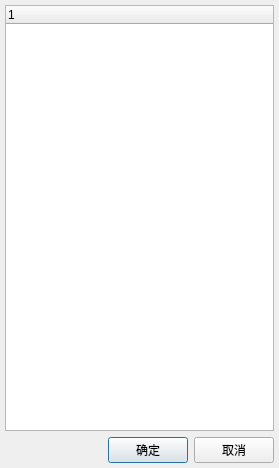
<?xml version="1.0" encoding="UTF-8"?>
<ui version="4.0">
 <class>CSelectPathDialog</class>
 <widget class="QDialog" name="CSelectPathDialog">
  <property name="geometry">
   <rect>
    <x>0</x>
    <y>0</y>
    <width>279</width>
    <height>468</height>
   </rect>
  </property>
  <property name="windowTitle">
   <string>类别选择</string>
  </property>
  <layout class="QVBoxLayout" name="verticalLayout">
   <property name="leftMargin">
    <number>5</number>
   </property>
   <property name="topMargin">
    <number>5</number>
   </property>
   <property name="rightMargin">
    <number>5</number>
   </property>
   <property name="bottomMargin">
    <number>5</number>
   </property>
   <item>
    <widget class="QTreeWidget" name="treeWidget">
     <column>
      <property name="text">
       <string notr="true">1</string>
      </property>
     </column>
    </widget>
   </item>
   <item>
    <layout class="QHBoxLayout" name="horizontalLayout">
     <item>
      <spacer name="horizontalSpacer">
       <property name="orientation">
        <enum>Qt::Horizontal</enum>
       </property>
       <property name="sizeHint" stdset="0">
        <size>
         <width>40</width>
         <height>20</height>
        </size>
       </property>
      </spacer>
     </item>
     <item>
      <widget class="QPushButton" name="pushButtonOk">
       <property name="text">
        <string>确定</string>
       </property>
      </widget>
     </item>
     <item>
      <widget class="QPushButton" name="pushButtonCancel">
       <property name="text">
        <string>取消</string>
       </property>
      </widget>
     </item>
    </layout>
   </item>
  </layout>
 </widget>
 <resources/>
 <connections/>
</ui>
